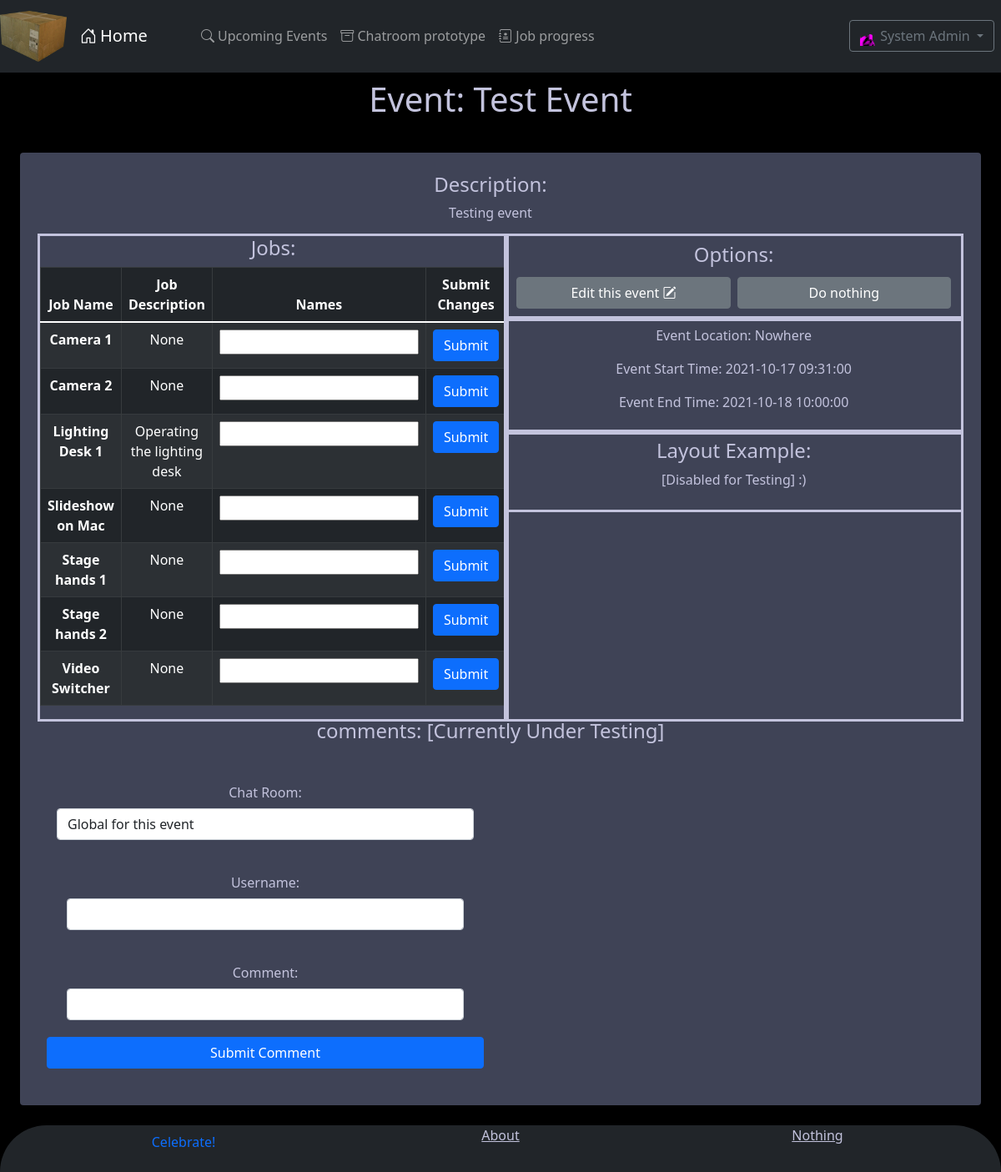
Page /event?id=10 (signed in) on the committed database.
### tables this page shows
CREATE TABLE events (event_id INTEGER PRIMARY KEY AUTOINCREMENT UNIQUE NOT NULL, event_name TEXT NOT NULL, event_description TEXT, event_location TEXT NOT NULL, event_starttime TEXT, event_endtime TEXT, event_layout TEXT);

CREATE TABLE events_jobs (event_id INTEGER NOT NULL REFERENCES events (event_id), job_id INTEGER NOT NULL REFERENCES jobs (job_id), names TEXT DEFAULT (''), PRIMARY KEY (event_id, job_id));

CREATE TABLE jobs (job_id INTEGER PRIMARY KEY AUTOINCREMENT UNIQUE NOT NULL, job_name TEXT NOT NULL, job_description);

### app.py (the view, shortened to what this page needs)
@app.route('/event', methods=['GET','POST'])
def event():
    form = CreateComment()
    if session.get('username'):
        if request.args.get('id'):
            event_id = request.args.get('id')
            sql_event = """
                SELECT *
                FROM events
                WHERE event_id = ?;"""
            cur.execute(sql_event, (event_id,))
            result_event = cur.fetchall()
            if len(result_event) > 0:
                results_jobs = getEventJobs(event_id)
                results_comments = getComments('event_' + event_id)
                return render_template('event.html', title=str(result_event[0][1]), form=form, result_event=result_event, results_jobs=results_jobs, results_comments=results_comments)
            else:
                flash("An event with that id does not exist!")
                return redirect(url_for('event'))
        else:
            flash("You have to have a event_id to be able to accsess that page!")
            return redirect(url_for('event'))
    else:
        flash("You have to be logged in to do that!")
        return redirect(url_for('index'))

### app.py
class CreateComment(FlaskForm):
    room = StringField('Room Name:', validators=[DataRequired()])
    username = StringField('Username:', validators=[DataRequired()])
    comment = StringField('Comment:', validators=[DataRequired()])
    submit = SubmitField('Submit Comment')

### app.py (called while the page is built)
def getComments(room):
    sql_comments = """
        SELECT *
        FROM comments
        WHERE room = ?
        ORDER BY posted DESC;"""
    cur.execute(sql_comments, (room,))
    results_comments = cur.fetchall()
    return results_comments

def getEventJobs(event_id):
    sql_event_jobs = """
        SELECT j.job_name, j.job_description, ej.names, ej.job_id
        FROM jobs j, events_jobs ej
        WHERE ej.event_id = ?
        AND ej.job_id = j.job_id
        ORDER BY job_name ASC;"""
    cur.execute(sql_event_jobs, (event_id,))
    results_event_jobs = cur.fetchall()
    return results_event_jobs

### templates/event.html (shortened to what this page needs)
{% extends 'layout.html' %}
{% block mainContent %}
    <div id="Main Content" class="container-100">
        <div class="position-relative text-center p-2 rounded" style="">
            <h1>Event: {{ result_event[0][1] }}</h1>
        </div>
        <div class="row text-center p-4 m-4 rounded" style="background-color: #3F4356">
            <div class="row">
                <h4>Description: </h4>
                <br>
                <p>{{ result_event[0][2] }}</p>
            </div>
            <div class="col outLine">
                <div class="row outLine table-responsive">
                    <h4>Jobs:</h4>
                    <table class="table table-bordered table-dark table-hover table-striped">
                        <thead>
                            <tr>
                                <th scope="col">Job Name</th>
                                <th scope="col">Job Description</th>
                                <th scope="col">Names</th>
                                <th scope="col">Submit Changes</th>
                            </tr>
                        </thead>
                        <tbody>
                            {% for job in results_jobs %}
                                <form method="POST">
                                    <tr>
                                        <th scope="row">{{ job[0] }}</th>
                                        <td>{{ job[1] }}</td>
                                        <td><input name="name_input[{{ job[3] }}]" value="{{ job[2] }}"><input type="hidden" name="job_id" value="{{ job[3] }}"/></td>
                                        <td><button type="submit" class="btn btn-primary">Submit</button></td>
                                    </tr>
                                </form>
                            {% endfor %}
                        </tbody>
                    </table>
                </div>
            </div>
            <div class="col outLine">
                {% if session['acsess'] == 'staff' %}
                    <div class="row p-2 outLine nothing-animation">
                        <h4>Options:</h4>
                        <a class="col btn btn-secondary m-1" href="editevent?id={{ result_event[0][0] }}">Edit this event <i class="bi bi-pencil-square"></i></a>
                        <a class="col btn btn-secondary m-1 anime-object" href="#" onclick="nothing.play();">Do nothing</a>
                    </div>
                {% endif %}
                <div class="row p-2 outLine">
                    <p>Event Location: {{ result_event[0][3] }}</p>
                    <p>Event Start Time: {{ result_event[0][4] }}</p>
                    <p>Event End Time: {{ result_event[0][5] }}</p>
                </div>
                <div class="row p-2 outLine">
                    <h4>Layout Example:</h4>
                    <p>[Disabled for Testing] :)</p>
                </div>
            </div>
            <div class="row">
                <h4>comments: [Currently Under Testing]</h4>
                <br>
                <div class="col p-3">
                    <form method="POST" enctype=multipart/form-data>
                        <div class="form-group row p-3">
                            <p class="col-form-label">Chat Room:</p>
                            <select class="form-control" name="room">
                                <option value="event_{{ result_event[0][0] }}">Global for this event</option>
                            </select>
                        </div>
                        <div class="form-group row p-3">
                            <p class="col-form-label">Username:</p>
                            <div class="">{{ form.username (size=25, class="form-control") }}
                            </div>
                        </div>
                        <div class="form-group row p-3">
                            <p class="col-form-label">Comment:</p>
                            <div class="">{{ form.comment (size=25, class="form-control") }}
                            </div>
                        </div>
                        <div class="form-group row p-1">
                            {{ form.submit (class="btn btn-primary") }}
                        </div>
                    </form>
                </div>
                <div class="col p-3">
                </div>
            </div>
        </div>
    </div>
{% endblock %}

### static/css/main.css (style rules this page uses)
body { background-color: #000000; color: #C3C3DD; overflow-x: hidden !important; }
a { color: #C3C3DD; text-underline: #2196f3; }
.container-100 { width: 100%; height: 100%; position: relative; overflow-x: hidden !important; }
.outLine { outline: solid; }

### rows in the picture
events: event_name "Test Event", event_description "Testing event", event_location "Nowhere", event_starttime "2021-10-17 09:31:00", event_endtime "2021-10-18 10:00:00"
events_jobs: job_name "Camera 1", job "None"
events_jobs: job_name "Camera 2", job "None"
events_jobs: job_name "Lighting Desk 1", job_description "Operating the lighting desk"
events_jobs: job_name "Slideshow on Mac", job "None"
events_jobs: job_name "Stage hands 1", job "None"
events_jobs: job_name "Stage hands 2", job "None"
events_jobs: job_name "Video Switcher", job "None"

### other values in the picture
{{ session['firstname'] }} "System"
{{ session['surname'] }} "Admin"
